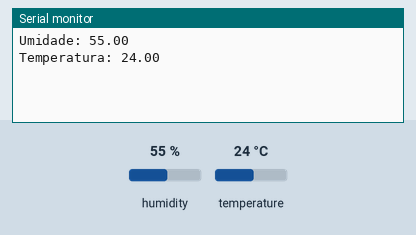
This sketch was run on a simulated Arduino Uno, built with avr-gcc and run on an emulated ATmega328P. Shown: the last lines printed to the serial monitor. The test bench sets the inputs (shaded band); at power-on: humidity 55 %, temperature 24 °C.

Above: at 3.2 s.
3.3 s: humidity set to 22 %
At 6.3 s:
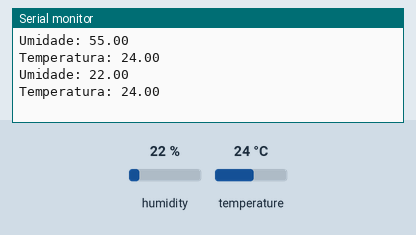
6.6 s: temperature set to 12 °C
At 8.1 s:
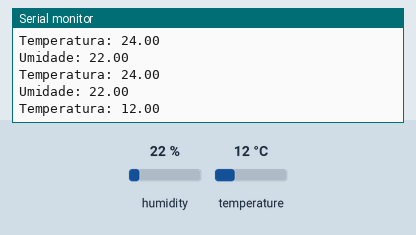
9.9 s: humidity set to 40 %
At 10.9 s:
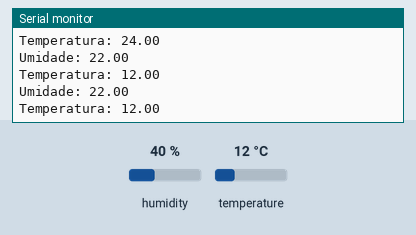
Timing chart, 0 to 12.9 s (numbered marks = the images above; inputs shaded):
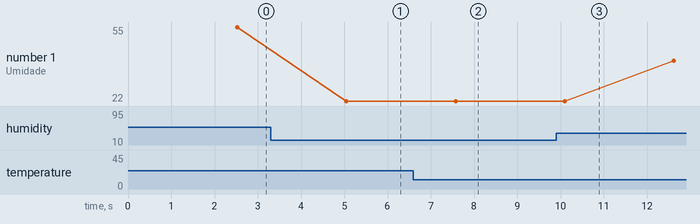

Measured:
- after the input at 3.3 s, the serial monitor: prints a new line after 1.7 s (image 1)
- after the input at 6.6 s, the serial monitor: prints a new line after 0.99 s (image 2)
- plotted number 1: 55 → 22 after the input at 3.3 s, 22 → 40 after the input at 9.9 s

The sketch:

dht11.ino
```cpp
#include "DHT.h"

#define DHTPIN 2

#define DHTTYPE DHT11

DHT dht(DHTPIN, DHTTYPE);

void setup() {
  Serial.begin(9600);

  dht.begin();
  delay(2000); // Aguarde a inicialização do sensor

}

void loop() {
  float h = dht.readHumidity();
  delay(500); // delay entre medidas
  float t = dht.readTemperature();

  Serial.print("Umidade: ");
  Serial.println(h);

  Serial.print("Temperatura: ");
  Serial.println(t);

  if (isnan(h) || isnan(t)) {
    Serial.println(F("Falha"));
    delay(2000);
    return;
  }

  // Delay para proxima medida
  delay(2000);

}
```
